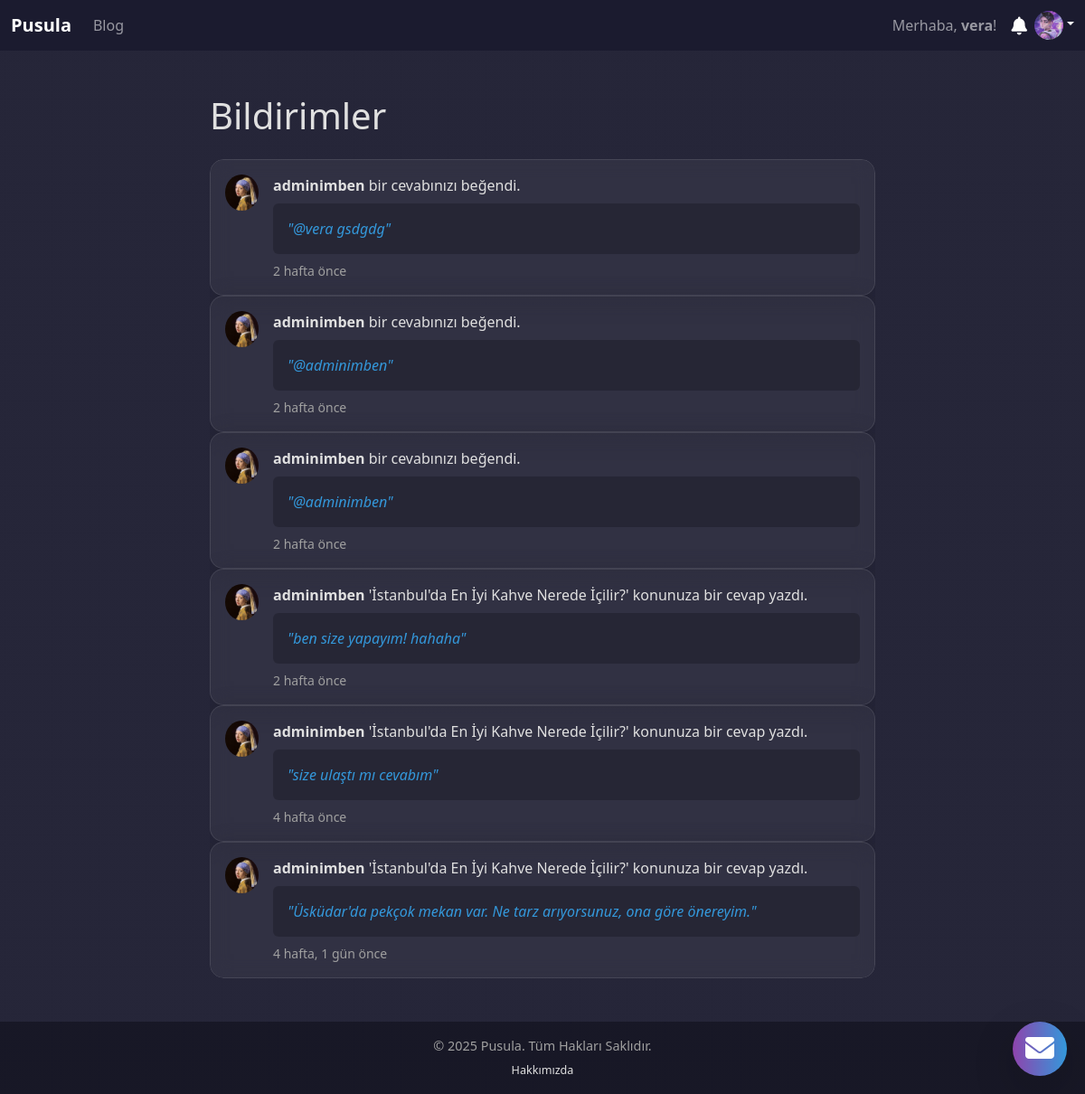
Page /bildirimler/ (signed in) on the committed database.
### forum/models.py (models this page shows, shortened)
class Profil(models.Model):
    user = models.OneToOneField(User, on_delete=models.CASCADE)
    gorunen_ad = models.CharField(max_length=100, blank=True, verbose_name="Görünen Ad")
    foto = models.ImageField(upload_to='profil_fotolari/', null=True, blank=True)
    son_sifre_degistirme = models.DateTimeField(null=True, blank=True)

class Bildirim(models.Model):
    class BildirimTipi(models.TextChoices):
        BEGENI = 'BEGENI', 'Beğeni'
        YANIT = 'YANIT', 'Yanıt'
        CEVAP = 'CEVAP', 'Cevap'
    kullanici = models.ForeignKey(User, on_delete=models.CASCADE, related_name='bildirimler')
    gonderen = models.ForeignKey(User, on_delete=models.CASCADE, related_name='gonderdigi_bildirimler')
    bildirim_tipi = models.CharField(max_length=10, choices=BildirimTipi.choices, default=BildirimTipi.BEGENI)
    ilgili_cevap = models.ForeignKey(Cevap, on_delete=models.CASCADE, null=True, blank=True)
    mesaj = models.CharField(max_length=255)
    okundu = models.BooleanField(default=False)
    tarih = models.DateTimeField(auto_now_add=True)
    class Meta:
        ordering = ['-tarih']
    def get_absolute_url(self):
        if self.ilgili_cevap:
            return self.ilgili_cevap.konu.get_absolute_url() + f'#cevap-{self.ilgili_cevap.id}'
        return '#'

class Cevap(models.Model):
    konu = models.ForeignKey(Konu, on_delete=models.CASCADE)
    icerik = models.TextField()
    yazan = models.ForeignKey(User, on_delete=models.CASCADE)
    yazilma_tarihi = models.DateTimeField(auto_now_add=True)
    begenenler = models.ManyToManyField(User, related_name='begenilen_cevaplar', blank=True)
    parent = models.ForeignKey('self', null=True, blank=True, on_delete=models.CASCADE, related_name='yanitlar')
    class Meta:
        ordering = ['yazilma_tarihi'] # Cevapları en eskiden yeniye doğru sırala

### forum/views.py (the view)
# urls.py: path('bildirimler/', views.TumBildirimlerView.as_view(), name='tum_bildirimler'),
class TumBildirimlerView(LoginRequiredMixin, ListView):
    model = Bildirim
    template_name = 'forum/tum_bildirimler.html'
    context_object_name = 'bildirimler'
    paginate_by = 15
    def get_queryset(self):
        return Bildirim.objects.filter(kullanici=self.request.user).select_related('gonderen', 'gonderen__profil', 'ilgili_cevap', 'ilgili_cevap__konu')

### forum/context_processors.py (called while the page is built)
def notifications_processor(request):
    if request.user.is_authenticated:
        okunmamis_bildirimler = Bildirim.objects.filter(kullanici=request.user, okundu=False)
        return {'okunmamis_bildirimler': okunmamis_bildirimler}
    return {}

### forum/models.py (called while the page is built)
    def get_absolute_url(self):
        return reverse('forum:konu_detay', kwargs={'konu_id': self.pk})

### forum/templates/forum/tum_bildirimler.html (shortened to what this page needs)
{% extends "forum/base.html" %}
{% load forum_tags %}
{% block content %}
<div class="container py-5">
    <div class="row justify-content-center">
        <div class="col-lg-8">
            <h1 class="mb-4">Bildirimler</h1>
            <div class="list-group">
            {% for bildirim in bildirimler %}
                <div class="list-group-item p-3 {% if not bildirim.okundu %}list-group-item-primary border-primary{% endif %}">
                    <div class="d-flex w-100">
                        <img src="{% if bildirim.gonderen.profil and bildirim.gonderen.profil.foto %}{{ bildirim.gonderen.profil.foto.url }}{% else %}{% gravatar_url bildirim.gonderen.email 40 %}{% endif %}" class="me-3 avatar avatar-sm" alt="{{ bildirim.gonderen.username }}">
                        <div class="w-100">
                            <p class="mb-2">
                                <a href="{% url 'forum:profil' bildirim.gonderen.username %}" class="profil-linki">{{ bildirim.gonderen.username }}</a>
                                {{ bildirim.mesaj }}
                            </p>
                            {% if bildirim.ilgili_cevap %}
                            <a href="{{ bildirim.get_absolute_url }}" class="text-decoration-none d-block">
                                <div class="p-3 rounded" style="background-color: rgba(0,0,0,0.2);">
                                    <p class="mb-0 fst-italic">"{{ bildirim.ilgili_cevap.icerik|truncatewords:20 }}"</p>
                                </div>
                            </a>
                            {% endif %}
                            <small class="text-muted mt-2 d-block">{{ bildirim.tarih|timesince }} önce</small>
                        </div>
                    </div>
                </div>
            {% empty %}
                <div class="card p-5 text-center"><p class="mb-0">Hiç bildiriminiz yok.</p></div>
            {% endfor %}
            </div>
        </div>
    </div>
</div>
{% endblock %}

### forum/templates/forum/base.html (shortened to what this page needs)
{% load static %}
{% load forum_tags %}
<!DOCTYPE html>
<html lang="tr">
<head>
    <link href="https://cdn.jsdelivr.net/npm/bootstrap@5.3.3/dist/css/bootstrap.min.css" rel="stylesheet">
    <link rel="stylesheet" href="https://cdnjs.cloudflare.com/ajax/libs/font-awesome/6.5.2/css/all.min.css">
</head>
<body class="d-flex flex-column min-vh-100" {% if messages %}{% for message in messages %}{% if message.message == 'hosgeldin_karti_goster' %}data-show-welcome-modal="true"{% endif %}{% endfor %}{% endif %}>
    <nav class="navbar navbar-expand-lg navbar-dark bg-dark sticky-top">
        <div class="container-fluid">
            <a class="navbar-brand" href="{% url 'forum:anasayfa' %}"><strong>Pusula</strong></a>
            <ul class="navbar-nav"><li class="nav-item"><a class="nav-link" href="{% url 'blog:blog_anasayfa' %}">Blog</a></li></ul>
            <div class="d-flex align-items-center">
                {% if user.is_authenticated %}
                    <span class="navbar-text me-3 d-none d-lg-block">Merhaba, <strong>{{ user.username }}</strong>!</span>
                    <div class="dropdown me-2">
                        <a href="#" class="nav-link text-white" id="notificationsDropdown" role="button" data-bs-toggle="dropdown" aria-expanded="false" title="Bildirimler"><i class="fas fa-bell fa-lg"></i></a>
                    </div>
                    <div class="dropdown">
                        <a href="#" class="nav-link text-white dropdown-toggle" id="profileDropdown" role="button" data-bs-toggle="dropdown" aria-expanded="false" title="Profilim ve Ayarlar"><img src="{% if user.profil and user.profil.foto %}{{ user.profil.foto.url }}{% else %}{% gravatar_url user.email 32 %}{% endif %}" alt="{{ user.username }}" class="avatar avatar-xs"></a>
                    </div>
                {% else %}
                    <a class="nav-link me-2" href="{% url 'forum:login' %}"><i class="fas fa-sign-in-alt"></i> Giriş Yap</a>
                    <a class="btn btn-primary" href="{% url 'forum:kayit_ol' %}"><i class="fas fa-user-plus"></i> Kayıt Ol</a>
                {% endif %}
            </div>
        </div>
    </nav>
    <main class="flex-grow-1">
        {% block content %}{% endblock %}
    </main>
    <footer class="footer mt-auto py-3" style="background-color: rgba(10, 10, 20, 0.5);">
        <div class="container text-center"><p class="mb-1 text-muted">© {% now "Y" %} Pusula. Tüm Hakları Saklıdır.</p><small><a href="{% url 'forum:hakkimizda' %}" class="mx-2">Hakkımızda</a></small></div>
    </footer>
<div class="dropup floating-contact-btn">
    <button class="btn btn-primary rounded-circle shadow-lg" type="button" data-bs-toggle="dropdown" aria-expanded="false" style="width: 60px; height: 60px;">
        <i class="fas fa-envelope fa-2x"></i>
    </button>
</div>
</body>
</html>

### forum/templates/forum/base.html (style rules this page uses)
:root { --primary-color: #8e44ad; --secondary-color: #3498db; --dark-bg: #1a1a2e; --light-text: #e0e0e0; --muted-text-color: #a0a0a0; --card-bg: rgba(255, 255, 255, 0.05); }
body { background-image: linear-gradient(rgba(26, 26, 46, 0.95), rgba(26, 26, 46, 0.95)), url('https://images.unsplash.com/photo-1522202176988-66273c2fd55f?q=80&w=2071&auto=format&fit=crop'); background-attachment: fixed; background-size: cover; color: var(--light-text); font-family: 'Segoe UI', Tahoma, Geneva, Verdana, sans-serif; }
main { position: relative; z-index: 1; }
.card, .list-group-item, .dropdown-menu, .modal-content { background: var(--card-bg) !important; border-radius: 15px !important; border: 1px solid rgba(255, 255, 255, 0.1) !important; backdrop-filter: blur(10px); -webkit-backdrop-filter: blur(10px); box-shadow: 0 4px 30px rgba(0, 0, 0, 0.1) !important; color: var(--light-text); }
.list-group { border-radius: 15px; overflow: hidden; }
.list-group-item { border-bottom: 1px solid rgba(255, 255, 255, 0.1); }
.list-group-item:last-child { border-bottom: none; }
.btn-primary, .badge.bg-primary { background-image: linear-gradient(to right, var(--primary-color), var(--secondary-color)); border: none; transition: transform 0.2s ease; box-shadow: 0 4px 15px rgba(0, 0, 0, 0.2); }
a, a.profil-linki:hover { color: var(--secondary-color); text-decoration: none; }
a.profil-linki { color: var(--light-text); font-weight: bold; }
.navbar.bg-dark { background: rgba(26, 26, 46, 0.8) !important; backdrop-filter: blur(10px); }
.list-group-item small, .text-muted { color: var(--muted-text-color) !important; }
.navbar-brand, .navbar-brand:hover { text-decoration: none; }
.navbar-brand strong { color: #fff; transition: all 0.4s ease; text-shadow: none; }
.avatar { object-fit: cover; border-radius: 50%; }
.avatar-xs { width: 32px !important; height: 32px !important; }
.avatar-sm { width: 40px !important; height: 40px !important; }
.footer { background-color: rgba(10, 10, 20, 0.5); padding: 2rem 0; color: var(--muted-text-color); font-size: 0.9em; }
.footer a { color: var(--light-text); }
.floating-contact-btn { position: fixed; bottom: 20px; right: 20px; z-index: 1050; }

### rows in the picture
Bildirim: gonderen.foto (picture), gonderen.username "adminimben", mesaj "bir cevabınızı beğendi.", ilgili_cevap.icerik "@vera gsdgdg", tarih "2 hafta"
Bildirim: gonderen.foto (picture), gonderen.username "adminimben", mesaj "bir cevabınızı beğendi.", ilgili_cevap.icerik "@adminimben", tarih "2 hafta"
Bildirim: gonderen.foto (picture), gonderen.username "adminimben", mesaj "bir cevabınızı beğendi.", ilgili_cevap.icerik "@adminimben", tarih "2 hafta"
Bildirim: gonderen.foto (picture), gonderen.username "adminimben", mesaj "'İstanbul'da En İyi Kahve Nerede İçilir?' konunuza bir cevap yazdı.", ilgili_cevap.icerik "ben size yapayım! hahaha", tarih "2 hafta"
Bildirim: gonderen.foto (picture), gonderen.username "adminimben", mesaj "'İstanbul'da En İyi Kahve Nerede İçilir?' konunuza bir cevap yazdı.", ilgili_cevap.icerik "size ulaştı mı cevabım", tarih "4 hafta"
Bildirim: gonderen.foto (picture), gonderen.username "adminimben", mesaj "'İstanbul'da En İyi Kahve Nerede İçilir?' konunuza bir cevap yazdı.", ilgili_cevap.icerik "Üsküdar'da pekçok mekan var. Ne tarz arıyorsunuz, ona göre önereyim.", tarih "4 hafta, 1 gün"

### other values in the picture
{{ user.username }} "vera"
